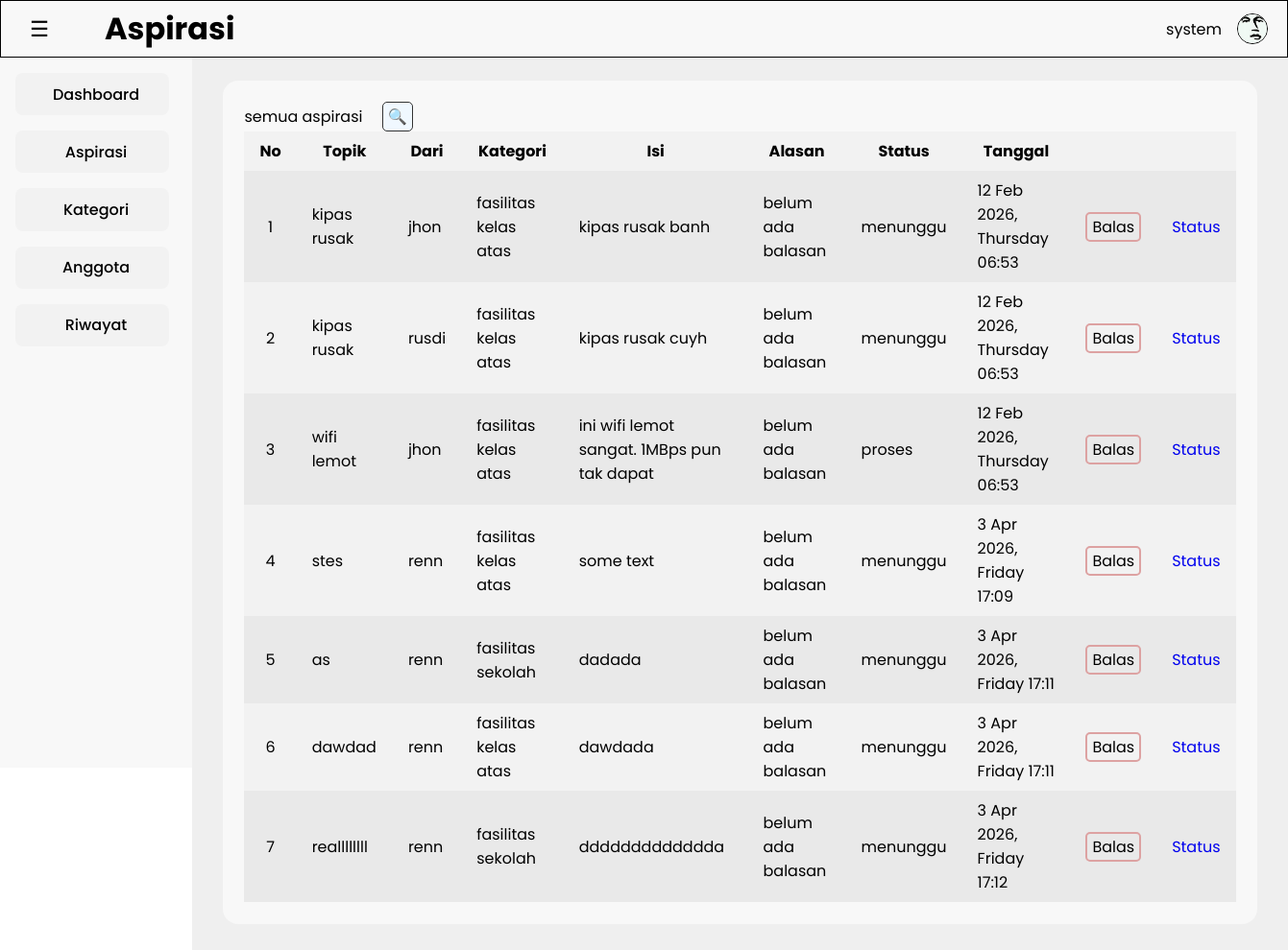
The page /view/admin/a_aspirasi.php (signed in) on the database as committed earlier.
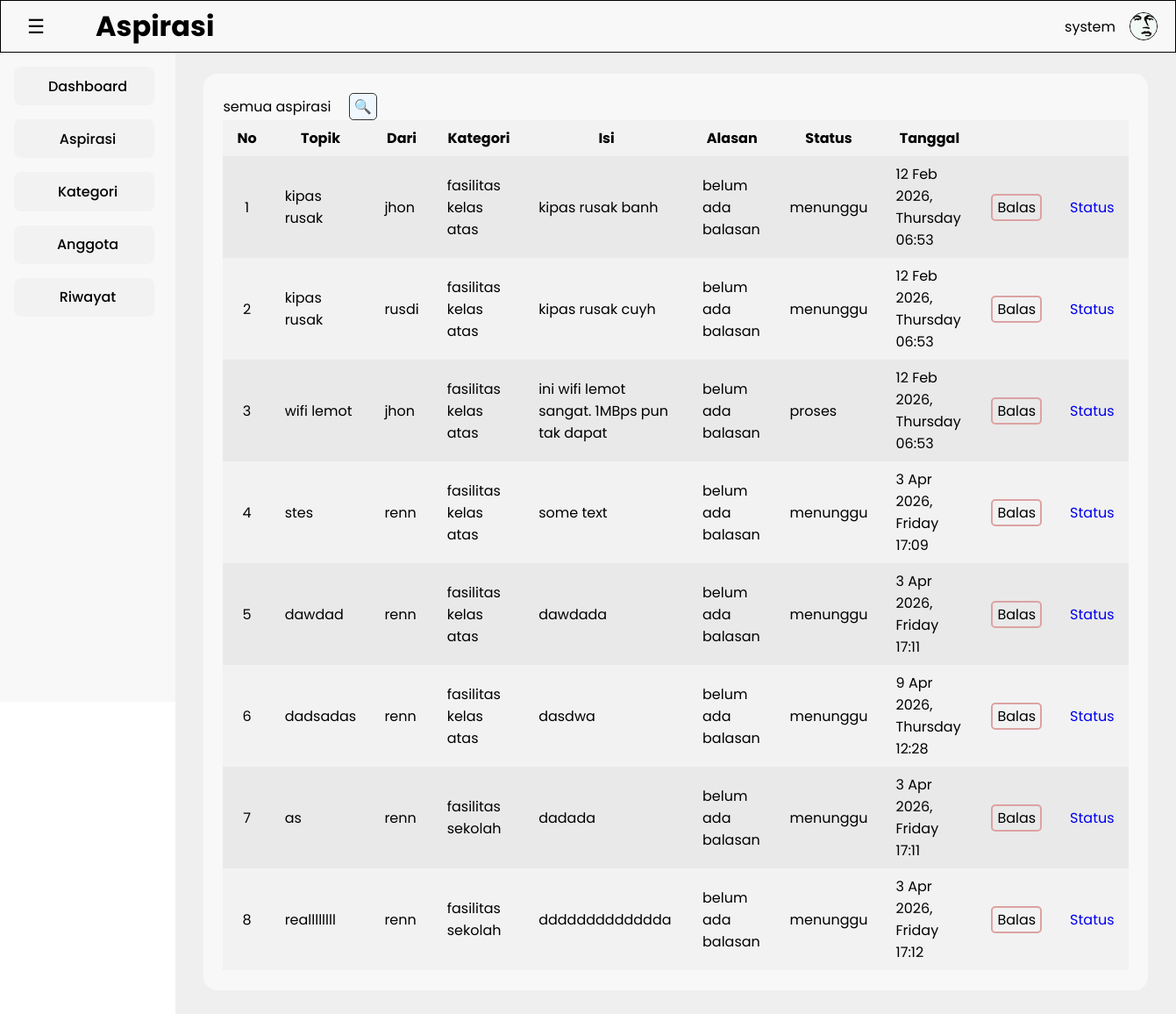
The same page on the database as committed later.
### tables this page shows
CREATE TABLE IF NOT EXISTS `aspirasi` (
  `id_aspirasi` int NOT NULL AUTO_INCREMENT,
  `judul` varchar(20) NOT NULL,
  `id_siswa` int NOT NULL,
  `isi_aspirasi` varchar(100) NOT NULL,
  `status` enum('menunggu','proses','selesai') NOT NULL,
  `id_kategori` int NOT NULL,
  `id_feedback` int NOT NULL,
  `waktu_upload` datetime NOT NULL DEFAULT CURRENT_TIMESTAMP,
  `waktu_update` datetime NOT NULL DEFAULT CURRENT_TIMESTAMP ON UPDATE CURRENT_TIMESTAMP,
  PRIMARY KEY (`id_aspirasi`),
  KEY `kategori-aspirasi_bridge` (`id_kategori`),
  KEY `siswa-aspirasi_bridge` (`id_siswa`),
  KEY `feedback-aspirasi_bridge` (`id_feedback`)
);

CREATE TABLE IF NOT EXISTS `siswa` (
  `id_siswa` int NOT NULL AUTO_INCREMENT,
  `username` varchar(20) NOT NULL,
  `password` varchar(225) NOT NULL,
  `kelas` varchar(10) NOT NULL,
  `nis` int DEFAULT NULL,
  `role` enum('siswa') NOT NULL,
  `status_akun` enum('aktif','nonaktif') NOT NULL,
  `profile_path` varchar(225) DEFAULT NULL,
  `waktu_buat` datetime NOT NULL DEFAULT CURRENT_TIMESTAMP,
  `waktu_update` datetime NOT NULL DEFAULT CURRENT_TIMESTAMP ON UPDATE CURRENT_TIMESTAMP,
  PRIMARY KEY (`id_siswa`),
  UNIQUE KEY `username` (`username`),
  UNIQUE KEY `nis` (`nis`)
);

CREATE TABLE IF NOT EXISTS `kategori` (
  `id_kategori` int NOT NULL AUTO_INCREMENT,
  `isi_kategori` varchar(30) NOT NULL,
  `waktu_upload` datetime NOT NULL DEFAULT CURRENT_TIMESTAMP,
  `waktu_update` datetime NOT NULL DEFAULT CURRENT_TIMESTAMP ON UPDATE CURRENT_TIMESTAMP,
  PRIMARY KEY (`id_kategori`),
  UNIQUE KEY `isi_kategori` (`isi_kategori`)
);

CREATE TABLE IF NOT EXISTS `feedback` (
  `id_feedback` int NOT NULL AUTO_INCREMENT,
  `isi_feedback` varchar(100) NOT NULL,
  `id_admin` int NOT NULL,
  `waktu_upload` datetime NOT NULL DEFAULT CURRENT_TIMESTAMP,
  PRIMARY KEY (`id_feedback`),
  KEY `admin-feedback_bridge` (`id_admin`)
);

### model/m_connection.php (called while the page is built, shortened)
<?php
class m_connection{
    private $host = "localhost", $username = "root", $password = "", $database = "ukk_3_putra";
    public function __construct(){
        $this->conn = mysqli_connect(
            $this->host,
            $this->username,
            $this->password,
            $this->database
        );
    }
}
?>

### model/m_aspirasi.php (called while the page is built, shortened)
<?php
include_once "m_logshanlder.php";
include_once "m_connection.php";
class m_aspirasi{
  protected $conn;
  public function __construct(){
    $database = new m_connection();
    $this->conn = $database->conn;
  }
  public function get_data() {
    $sql = "SELECT aspirasi.*, kategori.isi_kategori, siswa.username, feedback.isi_feedback
            FROM aspirasi
            INNER JOIN kategori ON aspirasi.id_kategori = kategori.id_kategori
            INNER JOIN siswa ON aspirasi.id_siswa = siswa.id_siswa
            LEFT JOIN feedback ON aspirasi.id_feedback = feedback.id_feedback";
    $query = mysqli_query($this->conn, $sql);
    if ($query->num_rows > 0) {
      while($data = mysqli_fetch_object($query)){
        $result[] = $data;
      }
      return $result;
      } else {
        echo "ga ada data";
    }
  }
}

### model/m_logshanlder.php (called while the page is built, shortened)
<?php
    include_once "m_connection.php";
    class logs_gate{
        public function __construct(){
            $database = new m_connection();
        }
    }
?>

### controller/c_aspirasi.php (called while the page is built)
<?php
include_once __DIR__ . "../../model/m_aspirasi.php";
$aspirasi = new m_aspirasi();
try{
  if(!empty($_GET['action'])){
    if($_GET['action'] != 'delete'){
        $id_aspirasi   = $_POST['id_aspirasi'];
        $judul          = $_POST['judul'];
        $id_siswa       = $_POST['id_siswa'];
        $isi_aspirasi   = $_POST['isi_aspirasi'];
        $id_kategori    = $_POST['kategori'];
        if($_GET['action'] == 'add'){
        $aspirasi->add_data($judul, $id_siswa, $isi_aspirasi, $id_kategori);
      } elseif($_GET['action'] == 'update'){
        $aspirasi->update_data($id_aspirasi, $judul, $id_siswa, $isi_aspirasi, $id_kategori);
      }
    } else{
    }
  } else{
    $data = $aspirasi->get_data();
  }
} catch(Exception $e) {
   echo $e->getMessage();
}
?>

### view/admin/a_aspirasi.php (the view, shortened to what this page needs)
<?php
  include_once "../../controller/c_aspirasi.php";
  include "../html/header.php";
?>
</head>
<body>
  <?php
    include "../html/navbar.php";
  ?>
  <div class="container">
      <p>semua aspirasi  <span><button class="filter">🔍</button></span></p>
      <div class="table-flow">
        <table>
          <thead>
            <tr>
              <th>No</th>
              <th>Topik</th>
              <th>Dari</th>
              <th>Kategori</th>
              <th>Isi</th>
              <th rowspan="2">Alasan</th>
              <th>Status</th>
              <th>Tanggal</th>
              <th></th>
              <th></th>
            </tr>
          </thead>
          <tbody>
            <?php
            $no = 1;
            foreach ($data as $result){
            ?>
            <tr>
              <td class="table-number"><?= $no++ ?></td>
              <td><?= $result->judul ?></td>
              <td><?= $result->username ?></td>
              <td><?= $result->isi_kategori ?></td>
              <td><?= $result->isi_aspirasi ?></td>
              <td><?= $result->isi_feedback ?></td>
              <td><?= $result->status ?></td>
              <td><?= date( "j M Y, l H:i" ,strtotime($result->waktu_upload)) ?></td>
              <td><a class="edit" href="a_balas.php?id=<?= $result->id_aspirasi ?>">Balas</a></td>
              <td><a class="balas" href="a_balas.php?id=<?= $result->id_aspirasi ?>">Status</a></td>
            </tr>
            <?php
            }
            ?>
          </tbody>
        </table>
      </div>
    </div>
  <?php
    include "../html/footer.php";
  ?>
</body>
</html>

### view/html/header.php (shortened to what this page needs)
<!DOCTYPE html>
<html lang="en">
<head>
    <link rel="stylesheet" href="../asset/style/font.css">
    <link rel="stylesheet" href="../asset/style/prop.css?v=2.21">
    <link rel="stylesheet" href="../asset/style/header.css?v=2.22">
    <link rel="stylesheet" href="../asset/style/style.css?v=2.22">

### view/html/navbar.php (shortened to what this page needs)
<header class="fixed">
        <div class="flex headbar-container">
            <section class="flex">
                <div class="hamburger flex flex-center" onclick="toggleNav()">
                ☰
                </div>
                <h1>Aspirasi</h1>
            </section>
            <section>
            </section>
            <section class="flex">
                <p>
                    <?= $_SESSION['user'] ?>
                </p>
                <div class="profile-holder">
                    <img src="../asset/img/pfp/test_img.jpg" alt="<?= $_SESSION['user'] ?>">
                </div>
            </section>
        </div>
    </header>
    <div class="main-container flex">
        <nav class="">
<?php if(!isset($_SESSION['role']) || $_SESSION['role'] !== 'admin'){ ?>
            <a href="u_dashboard.php">
                <button class="nav-button grid <?= ($active_page == 'dashboard') ? 'nav-button-active' : '' ; ?>">
                    <div></div>
                    <p>Dashboard</p>
                    <div></div>
                </button>
            </a>
            <div class="dropdown">
                <a href="u_aspirasi.php">
                    <button class="nav-button grid" id="dropdown-triger" onclick="toggleNavDropdown()">
                        <div></div>
                        <p>Aspirasi</p>
                        <div id="arrow"></div>
                    </button>
                </a>
                    <div class="drop-content" id="dropdown">
                        <a href="u_form-tambah-aspirasi.php" class="<?= ($active_page == 'add-aspiration') ? 'nav-button-active' : '' ; ?>">tambah</a>
                        <a href="">edit</a>
                        <a href="">hapus</a>
                    </div>
            </div>
            <a href="u_riwayat.php">
                <button class="nav-button grid <?= ($active_page == 'history') ? 'nav-button-active' : '' ; ?>">
                    <div></div>
                    <p>Riwayat</p>
                    <div></div>
                </button>
            </a>
<?php } else { ?>
            <a href="a_dashboard.php">
                <button class="nav-button grid <?= ($active_page == 'dashboard') ? 'nav-button-active' : '' ; ?>">
                    <p>Dashboard</p>
                </button>
            </a>
            <div class="dropdown">
                <a href="a_aspirasi.php">
                    <button class="nav-button grid" id="dropdown-triger" onclick="toggleNavDropdown()">
                        <p>Aspirasi</p>
                    </button>
                </a>
            </div>
            <a href="a_kategori.php">
                <button class="nav-button grid <?= ($active_page == 'kategori') ? 'nav-button-active' : '' ; ?>">
                    <p>Kategori</p>
                </button>
            </a>
            <a href="a_anggota.php">
                <button class="nav-button grid <?= ($active_page == 'anggota') ? 'nav-button-active' : '' ; ?>">
                    <p>Anggota</p>
                </button>
            </a>
            <a href="a_riwayat.php">
                <button class="nav-button grid <?= ($active_page == 'history') ? 'nav-button-active' : '' ; ?>">
                    <p>Riwayat</p>
                </button>
            </a>
<?php } ?>
        </nav>
        <main>

### view/html/footer.php (shortened to what this page needs)
        </main>
    </div>
</body>
</html>

### view/asset/style/prop.css (style rules this page uses)
html { --header-height-base: 60px; --navbar-width-base: 200px; --button-width-base: 160px; }
html { --primary-color-base:#f2efff; --secondary-color-base:#f3f2f0; --white-1000:#fefefe; --white-900:#fbfbfb; --white-800:#f8f8f8; --white-700:#f5f5f5; --white-600:#f2f2f2; --white-500:#efefef; --white-400:#ececec; --white-300:#e9e9e9; --white-200:#e6e6e6; --white-100:#e3e3e3; --accent-light-100:#eee1e1; --accent-light-200:#e6b5b5; --accent-medium:#dda2a2; --accent-heavy:#d79090; --accent-bold:#cc7b7b; }

### view/asset/style/header.css (style rules this page uses)
header { width: 100%; background-color: var(--white-800); }
.headbar-container { height: var(--header-height-base); width: 100%; border: 1px solid black; flex-wrap: wrap; align-content: center; padding: 0 20px; }
.headbar-container h1 { font-size: 2em; }
.headbar-container section:nth-child(1) { border: transparent; min-width: 350px; justify-content: start; align-items: center; gap: 3em; }
.headbar-container section:nth-child(2) { border: transparent; flex: 1; }
.headbar-container section:nth-child(3) { border: transparent; min-width: 200px; justify-content: flex-end; align-items: center; gap: 1em; }
.hamburger { border: transparent; height: 40px; width: 40px; border-radius: 50%; overflow: hidden; font-size: 1.4em; font-weight:100 ; }
.profile-holder { border: 1px solid black; border-radius: 50%; overflow: hidden; width: 32px; height: 32px; vertical-align: middle; }
.profile-holder img { width: 100%; height: 100%; object-fit: cover; object-position: center; }
img { aspect-ratio: 32 / 32; }
nav { width: 200px; border: transparent; background-color: var(--white-800); height: calc(100vh - 60px); padding-left: 16px; top: var(--header-height-base); left: 0; transition: 0.15s ease-in-out; position: fixed; }
.nav-button { margin-top: 1rem; padding: 0.6em 0; min-width: var(--button-width-base); border-radius: 8px; grid-template-columns: 30px auto 22px; justify-content: start; text-align: start; font-weight: 500; font-size: 1em; border: transparent; background-color: var(--white-600); }

### view/asset/style/style.css (style rules this page uses)
* { margin: 0; padding: 0; box-sizing: border-box; font-family: 'Poppins'; font-size: 16px; }
.flex { display: flex; justify-content: space-between; }
.flex-center { justify-content: center; flex-wrap: wrap; align-content: center; }
.grid { display: grid; justify-content: space-between; align-content: space-between; }
.fixed { position: fixed; top: 0; left: 0; }
a { text-decoration: none; }
.edit { background-color: transparent; color: #000; border: 2px solid var(--accent-medium); border-radius: 5px; padding: 2px 5px; }
.filter { border: 1px solid #333; border-radius: 5px; padding: 2px 5px; color: #000; background-color: aliceblue; margin-left:1em ; }
body { margin: 0; }
main { background-color: var(--white-500); flex: 1; margin-top: var(--header-height-base); margin-left: var(--navbar-width-base); min-height: calc(100vh - var(--header-height-base)); transition: 0.15s ease-in-out; padding: 0 2em 2em 2em; }
.container { border: transparent; background-color: var(--white-800); min-width: 10vw; padding: 1.4em; margin-top: 24px; border-radius: 16px; gap: 22px; grid-template-columns: repeat(auto-fit, minmax(200px, 1fr)); overflow-x: auto; }
table { border-collapse: collapse; }
th,td { padding: 0.5em 1em; }
th:nth-child(1), td:nth-child(1) { text-align: center; }
th, tr:nth-child(even) { background-color: var(--white-600); }
tr:nth-child(odd) { background-color: var(--white-300); }

Rows that differ between the two databases and show on the page:
shown differently, row unchanged: aspirasi "dawdad": moves up the list
added aspirasi: judul "dadsadas", id_siswa.username "renn", id_kategori.isi_kategori "fasilitas kelas atas", isi_aspirasi "dasdwa", id_feedback.isi_feedback "belum ada balasan", status "menunggu", waktu_upload "9 Apr 2026, Thursday 12:28"
